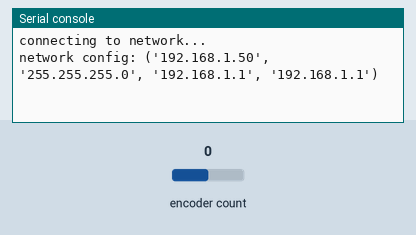
Recording of a program running on a simulated ESP8266 board running MicroPython. Shown: the last lines printed to the serial console. Inputs (shaded band) come from the test bench; at power-on: encoder count 0. WiFi joins after 1.5 s; values from a settings file that is not in the repository are placeholders.

Above: at 2.7 s.
2.8 s: encoder count set to -1
At 3.6 s:
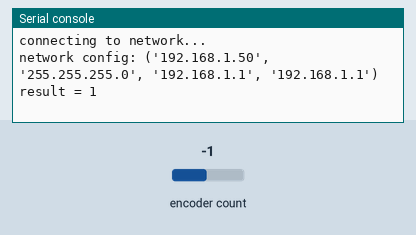
4.3 s: encoder count set to 0
At 4.8 s:
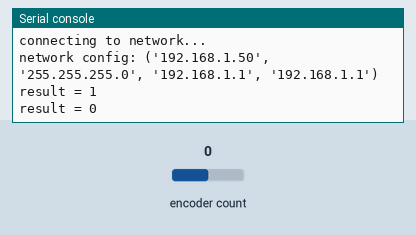

The program:

main.py
```python
# from machine import Pin
# from neopixel import NeoPixel

import time
from rotary_irq_esp import RotaryIRQ

r = RotaryIRQ(pin_num_clk=2,
              pin_num_dt=0,
              min_val=0,
              max_val=100,
              reverse=True,
              range_mode=RotaryIRQ.RANGE_BOUNDED)


val_old = r.value()
while True:
    val_new = r.value()

    if val_old != val_new:
        val_old = val_new
        print('result =', val_new)

    time.sleep_ms(50)


# NEOPIXEL
# pixelCount = 16
# pin = Pin(0, Pin.OUT)   # set GPIO0 to output to drive NeoPixels
# np = NeoPixel(pin, pixelCount)   # create NeoPixel driver on GPIO0 for 64 pixels


# def shiftIndex(i): # wenn das 0 Pixel nicht an der richtigen Stelle ist
#     offset = 8
#     if i + offset < pixelCount:
#         return i + offset
#     else:
#         return i + offset - pixelCount


# def initialFill():
#   for i in range(0, 16):
#     np[shiftIndex(i)]=(0,50,0)
#     np.write()
#     time.sleep_ms(20)


# initialFill()
```

boot.py
```python
# This file is executed on every boot (including wake-boot from deepsleep)
import gc
import webrepl
import config # SSID etc. importieren

def do_connect():
    import network
    sta_if = network.WLAN(network.STA_IF)
    if not sta_if.isconnected():
        print('connecting to network...')
        sta_if.active(True)
        sta_if.connect(config.WLANSSID, config.WLANPW)
        while not sta_if.isconnected():
            pass
    print('network config:', sta_if.ifconfig())

do_connect()
webrepl.start()
gc.collect()
```

Measured:
- after the input at 2.8 s, the serial console: prints a new line at once (image 1)
- after the input at 4.3 s, the serial console: prints a new line at once (image 2)
